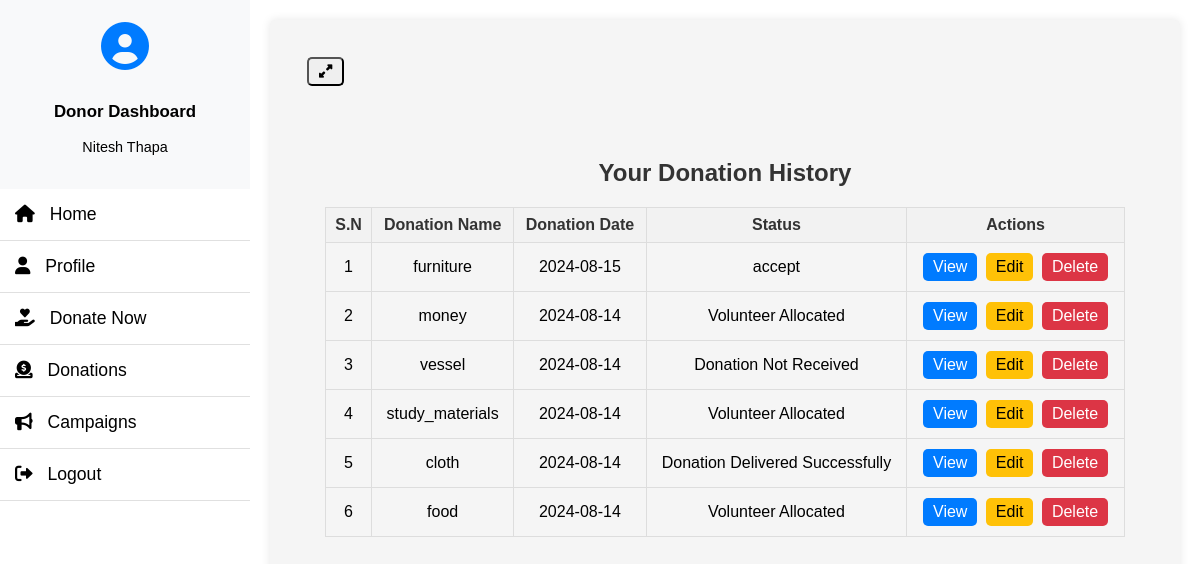
The app's page /donor/donation_history (signed in) with its own data.
### donor_management/models.py (models this page shows, shortened)
class Donation(models.Model):
    STATUS_CHOICES = [
        ('success', 'Success'),
        ('pending', 'Pending'),
        ('failed', 'Failed')
    ]
    donor = models.ForeignKey(Donor, on_delete=models.CASCADE)
    donation_name = models.CharField(max_length=300, null=True)
    donation_pic = models.FileField(null=True)
    collection_loc = models.CharField(max_length=300, null=True)
    description = models.CharField(max_length=500, null=True)
    status = models.CharField(max_length=20, choices=STATUS_CHOICES, default='pending')
    admin_remarks = models.CharField(max_length=500, null=True)
    volunteer = models.ForeignKey(Volunteer, on_delete=models.CASCADE, null=True)
    volunteer_remarks = models.CharField(max_length=500, null=True)
    donation_area = models.ForeignKey(DonationArea, on_delete=models.CASCADE, null=True)
    donation_date = models.DateTimeField(auto_now_add=True)
    created_at = models.DateTimeField(auto_now_add=True)
    updated_at = models.DateTimeField(auto_now=True)

### donor_management/views.py (the view)
# urls.py: path('donation_history', views.donation_history, name='donation_history'),
def donation_history(request):
    if not request.user.is_authenticated:
        return redirect('donor_login')
    user = request.user
    donor = Donor.objects.get(user=user)
    donations = Donation.objects.filter(donor=donor).order_by('-created_at')
    return render(request, 'donor_management/donation_history.html', {'donations': donations})

### donor_management/templates/donor_management/donation_history.html (shortened to what this page needs)
{% extends 'donor_management/donor_base.html' %}
{% block content %}
<div class="donation-history-container">
    <h1>Your Donation History</h1>
    <table class="donation-history-table" id="example">
        <thead>
            <tr>
                <th>S.N</th>
                <th>Donation Name</th>
                <th>Donation Date</th>
                <th>Status</th>
                <th>Actions</th>
            </tr>
        </thead>
        <tbody>
            {% for donation in donations %}
            <tr>
                <td>{{ forloop.counter }}</td>
                <td>{{ donation.donation_name }}</td>
                <td>{{ donation.created_at|date:"Y-m-d" }}</td>
                <td>{{ donation.status }}</td>
                <td>
                    <a href="" class="btn btn-primary">View</a>
                    <a href="" class="btn btn-warning">Edit</a>
                    <a href="" class="btn btn-danger" onclick="return confirm('Are you sure you want to delete this donation?');">Delete</a>
                </td>
            </tr>
            {% endfor %}
        </tbody>
    </table>
</div>
<link rel="stylesheet" href="https://cdn.datatables.net/2.1.3/css/dataTables.dataTables.css">
<link rel="stylesheet" href="https://cdn.datatables.net/buttons/3.1.1/css/buttons.dataTables.css">
{% endblock %}

### donor_management/templates/donor_management/donor_base.html (shortened to what this page needs)
<!DOCTYPE html>
<html lang="en">
<head>
    <link rel="stylesheet" href="https://cdnjs.cloudflare.com/ajax/libs/font-awesome/6.0.0-beta3/css/all.min.css">
</head>
<body>
    <div class="wrapper">
        <nav id="sidebar">
            <div class="sidebar-header">
                <div class="user-icon">
                    <i class="fas fa-user-circle"></i>
                </div>
                <div class="user-info">
                    <h3>Donor Dashboard</h3>
                    <p>{{ request.user.first_name }} {{ request.user.last_name }}</p>
                </div>
            </div>
            <ul class="list-unstyled components">
                <li><a href="{% url 'donor_home' %}"><i class="fas fa-home"></i> Home</a></li>
                <li><a href="{% url 'profile_donor' %}"><i class="fas fa-user"></i> Profile</a></li>
                <li><a href="{% url 'donate_now' %}"><i class="fas fa-hand-holding-heart"></i> Donate Now</a></li>
                <li><a href="{% url 'initiate_payment' %}"><i class="fas fa-donate"></i> Donations</a></li>
                <li><a href=""><i class="fas fa-bullhorn"></i> Campaigns</a></li>
                <li><a href="{% url 'logout' %}"><i class="fas fa-sign-out-alt"></i> Logout</a></li>
            </ul>
        </nav>
        <div id="content">
            <main>
                <nav class="navbar navbar-expand-lg navbar-light bg-light">
                    <div class="container-fluid">
                        <button type="button" id="sidebarCollapse" class="btn btn-info" style="color: black;">
                            <i class="fa-solid fa-up-right-and-down-left-from-center"></i>
                        </button>
                    </div>
                </nav>
                {% block content %}{% endblock %}
            </main>
        </div>
    </div>
<link rel="stylesheet" href="https://cdn.datatables.net/2.1.3/css/dataTables.dataTables.css">
<link rel="stylesheet" href="https://cdn.datatables.net/buttons/3.1.1/css/buttons.dataTables.css">
</body>
</html>

### donor_management/templates/donor_management/donation_history.html (style rules this page uses)
.donation-history-container { background-color: transparent; padding: 20px; border-radius: 10px; max-width: 800px; width: 100%; text-align: center; margin: 20px auto; }
h1 { color: #333; margin-bottom: 20px; font-size: 24px; font-weight: 600; }
.donation-history-table { width: 100%; border-collapse: collapse; margin: 20px 0; }
.donation-history-table th, .donation-history-table td { border: 1px solid #ddd; padding: 8px; text-align: center; }
.donation-history-table th { background-color: #f2f2f2; color: #333; }
.btn { padding: 5px 10px; text-decoration: none; border-radius: 5px; margin: 2px; display: inline-block; }
.btn-primary { background-color: #007bff; color: white; }
.btn-warning { background-color: #ffc107; color: black; }
.btn-danger { background-color: #dc3545; color: white; }

### donor_management/templates/donor_management/donor_base.html (style rules this page uses)
body { font-family: 'Arial', sans-serif; background-color: #f8f9fa; margin: 0; padding: 0; overflow-x: hidden; }
.wrapper { display: flex; width: 100%; transition: margin-left 0.3s; }
#sidebar { min-width: 250px; max-width: 250px; background: #ffffff; color: #000000; transition: all 0.3s; position: fixed; height: 100%; overflow: auto; z-index: 1000; }
#sidebar .sidebar-header { padding: 20px; background: #f8f9fa; display: flex; align-items: center; justify-content: center; flex-direction: column; text-align: center; }
#sidebar .sidebar-header .user-icon { font-size: 3em; margin-bottom: 10px; color: #007bff; }
#sidebar .sidebar-header .user-info { color: #000; font-size: 0.9em; }
#sidebar ul.components { padding: 0; list-style: none; margin: 0; }
#sidebar ul li { border-bottom: 1px solid #e0e0e0; }
#sidebar ul li a { padding: 15px; display: block; color: #000; text-decoration: none; font-size: 1.1em; transition: background 0.3s; }
#sidebar ul li a i { margin-right: 10px; }
#content { width: 100%; padding: 20px; min-height: 100vh; margin-left: 250px; background-color: white; transition: margin-left 0.3s, width 0.3s; }
.navbar { padding: 15px; background: transparent; }
main { padding: 20px; background: whitesmoke; border-radius: 5px; box-shadow: 0 0 10px rgba(0, 0, 0, 0.1); min-height: calc(100vh - 56px); }

### records on screen
Donation: donation_name "furniture", created_at "2024-08-15", status "accept"
Donation: donation_name "money", created_at "2024-08-14", status "Volunteer Allocated"
Donation: donation_name "vessel", created_at "2024-08-14", status "Donation Not Received"
Donation: donation_name "study_materials", created_at "2024-08-14", status "Volunteer Allocated"
Donation: donation_name "cloth", created_at "2024-08-14", status "Donation Delivered Successfully"
Donation: donation_name "food", created_at "2024-08-14", status "Volunteer Allocated"

### other values on screen
{{ request.user.first_name }} "Nitesh"
{{ request.user.last_name }} "Thapa"
